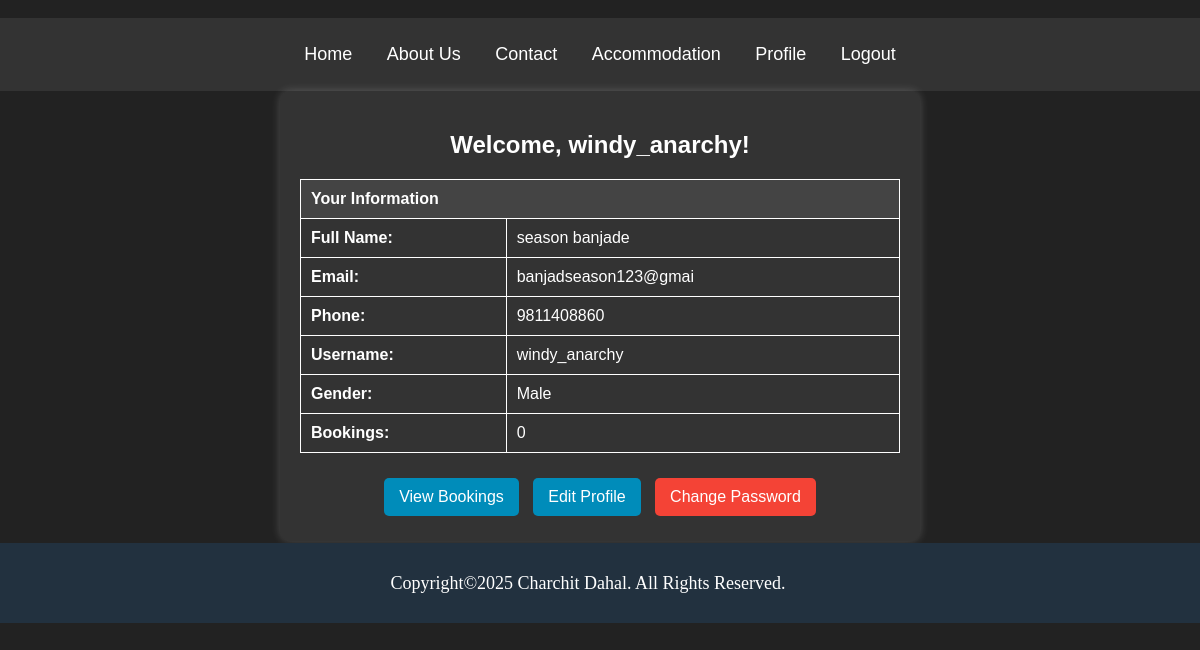
The app's page /myprofile.php (signed in) with its own data.
### tables this page shows
CREATE TABLE IF NOT EXISTS `guest_record` (
  `id` int(10) NOT NULL AUTO_INCREMENT,
  `firstname` varchar(20) NOT NULL,
  `lastname` varchar(20) NOT NULL,
  `email` varchar(50) NOT NULL,
  `username` varchar(20) NOT NULL,
  `password` varchar(20) NOT NULL,
  `gender` varchar(20) NOT NULL,
  `phone` bigint(15) NOT NULL,
  `answer` varchar(20) NOT NULL,
  `date_of_reg` timestamp NOT NULL DEFAULT CURRENT_TIMESTAMP ON UPDATE CURRENT_TIMESTAMP,
  PRIMARY KEY (`id`)
);

### myprofile.php (the view, shortened to what this page needs)
<?php
include("admin/connect.php");
$id = $_SESSION['user_id'];
$query = "SELECT * FROM guest_record WHERE id='$id'";
$result = mysqli_query($con, $query);
$row = mysqli_fetch_array($result);
$full_name = $row['firstname'] . " " . $row["lastname"];
$phone = $row['phone'];
$user = $row['username'];
$email = $row['email'];
$gender = $row['gender'];
$booking_query = "SELECT COUNT(*) AS total FROM roombooked WHERE username ='$user'";
$booking_result = mysqli_query($con, $booking_query);
$booking_data = mysqli_fetch_assoc($booking_result);
$total_bookings = $booking_data['total'];
?>
<!DOCTYPE html>
<html>
<head>
    <link href="css/style.css" rel="stylesheet">
    <link rel="stylesheet" href="css/nav.css">
</head>
<body>
<div class="nav">
    <ul>
        <li><a href="index.php">Home</a></li>
        <li><a href="about.php">About Us</a></li>
        <li><a href="contactus.php">Contact</a></li>
        <?php if(isset($_SESSION["user"])): ?>
            <li><a href="roomdisplay.php">Accommodation</a></li>
            <li><a href="myprofile.php">Profile</a></li>
            <li><a href="logout.php">Logout</a></li>
        <?php else: ?>
            <li><a href="gallery.php">Accommodation</a></li>
            <li><a href="guest-login.php">Log In</a></li>
        <?php endif; ?>
    </ul>
</div>
    <div class="container">
        <h2>Welcome, <?php echo $_SESSION["user"]; ?>!</h2>
        <table class="profile-table">
            <tr>
                <th colspan="2">Your Information</th>
            </tr>
            <tr>
                <td><strong>Full Name:</strong></td>
                <td><?php echo $full_name; ?></td>
            </tr>
            <tr>
                <td><strong>Email:</strong></td>
                <td><?php echo $email; ?></td>
            </tr>
            <tr>
                <td><strong>Phone:</strong></td>
                <td><?php echo $phone; ?></td>
            </tr>
            <tr>
                <td><strong>Username:</strong></td>
                <td><?php echo $user; ?></td>
            </tr>
            <tr>
                <td><strong>Gender:</strong></td>
                <td><?php echo ucfirst($gender); ?></td>
            </tr>
            <tr>
                <td><strong>Bookings:</strong></td>
                <td><?php echo $total_bookings; ?> </td>
            </tr>
        </table>
        <div class="buttons">
        <a href="user-booking-record.php?un=<?php echo $user; ?>" class="edit-profile">View Bookings</a>
            <a href="user-edit.php?id=<?php echo $id; ?>" class="edit-profile">Edit Profile</a>
            <a href="user-password-change.php?id=<?php echo $id; ?>" class="change-password">Change Password</a>
        </div>
    </div>
    <div class="footer">
        <?php include("footer.php"); ?>
</body>
</html>

### css/style.css (style rules this page uses)
body { margin-right:1px; margin-left:1px; padding:0px; margin-top:-20px; margin-bottom:0px; }
.footer { height:80px; width:100%; background:#22313F; margin-top:2px; overflow:hidden; }
a { text-decoration:none; }

### css/nav.css (style rules this page uses)
body { font-family: Arial, sans-serif; background-color: #f4f4f4; margin: 0; padding: 0; }
.nav { background: #333; padding: 10px 0; text-align: center; }
.nav ul { list-style: none; padding: 0; }
.nav ul li { display: inline; margin: 0 15px; }
.nav ul li a { color: white; text-decoration: none; font-size: 18px; }

### myprofile.php (style rules this page uses)
body { font-family: Arial, sans-serif; background-color: #222; color: white; text-align: center; margin: 0; padding: 0; }
.container { width: 50%; margin: auto; padding: 20px; background-color: #333; border-radius: 10px; box-shadow: 0 0 10px rgba(255, 255, 255, 0.2); }
.profile-table { width: 100%; margin: 20px 0; border-collapse: collapse; }
.profile-table th, .profile-table td { padding: 10px; border: 1px solid white; text-align: left; }
.profile-table th { background-color: #444; }
.buttons { margin-top: 20px; }
.buttons a { text-decoration: none; color: white; padding: 10px 15px; border-radius: 5px; margin: 5px; display: inline-block; }
.edit-profile { background-color: #008CBA; }
.change-password { background-color: #f44336; }

### records on screen
guest_record: full_name "season banjade", email "banjadseason123@gmai", phone "9811408860", username "windy_anarchy", gender "Male"

### other values on screen
$_SESSION["user"] "windy_anarchy"
$total_bookings "0"
